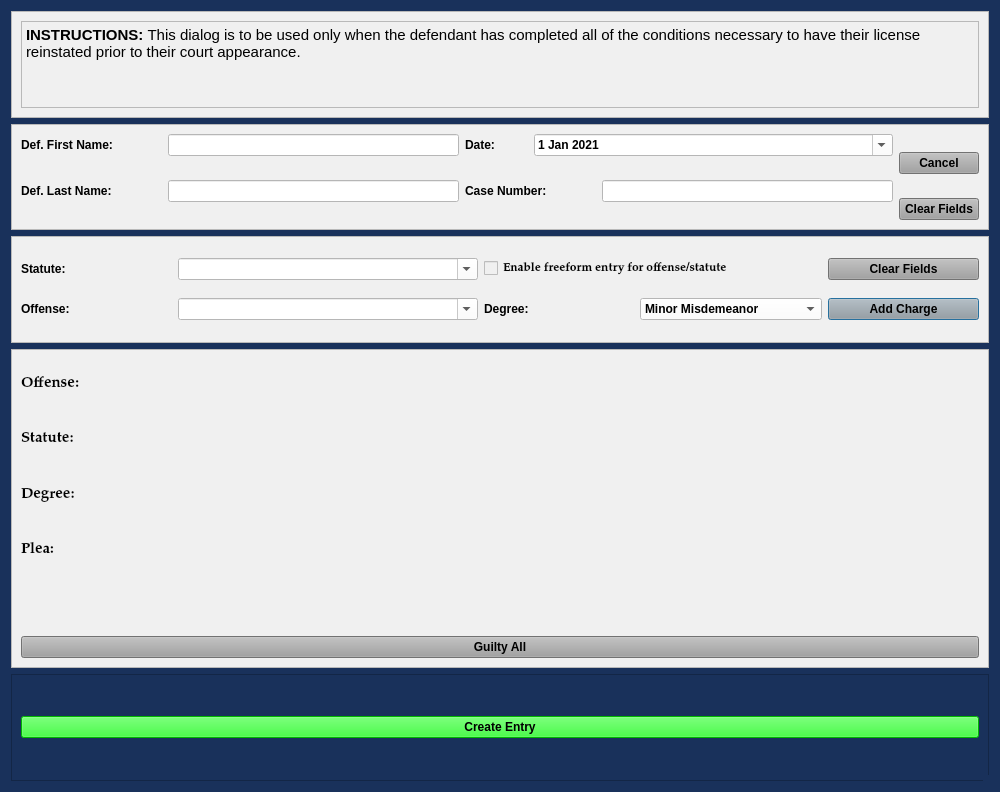
<?xml version="1.0" encoding="UTF-8"?>
<ui version="4.0">
 <class>LeapPleaShortDialog</class>
 <widget class="QDialog" name="LeapPleaShortDialog">
  <property name="windowModality">
   <enum>Qt::NonModal</enum>
  </property>
  <property name="geometry">
   <rect>
    <x>0</x>
    <y>0</y>
    <width>1000</width>
    <height>792</height>
   </rect>
  </property>
  <property name="sizePolicy">
   <sizepolicy hsizetype="Fixed" vsizetype="Preferred">
    <horstretch>0</horstretch>
    <verstretch>0</verstretch>
   </sizepolicy>
  </property>
  <property name="minimumSize">
   <size>
    <width>0</width>
    <height>0</height>
   </size>
  </property>
  <property name="maximumSize">
   <size>
    <width>2500</width>
    <height>3500</height>
   </size>
  </property>
  <property name="palette">
   <palette>
    <active>
     <colorrole role="Button">
      <brush brushstyle="SolidPattern">
       <color alpha="255">
        <red>25</red>
        <green>49</green>
        <blue>91</blue>
       </color>
      </brush>
     </colorrole>
     <colorrole role="Base">
      <brush brushstyle="SolidPattern">
       <color alpha="255">
        <red>25</red>
        <green>49</green>
        <blue>91</blue>
       </color>
      </brush>
     </colorrole>
     <colorrole role="Window">
      <brush brushstyle="SolidPattern">
       <color alpha="255">
        <red>25</red>
        <green>49</green>
        <blue>91</blue>
       </color>
      </brush>
     </colorrole>
    </active>
    <inactive>
     <colorrole role="Button">
      <brush brushstyle="SolidPattern">
       <color alpha="255">
        <red>25</red>
        <green>49</green>
        <blue>91</blue>
       </color>
      </brush>
     </colorrole>
     <colorrole role="Base">
      <brush brushstyle="SolidPattern">
       <color alpha="255">
        <red>25</red>
        <green>49</green>
        <blue>91</blue>
       </color>
      </brush>
     </colorrole>
     <colorrole role="Window">
      <brush brushstyle="SolidPattern">
       <color alpha="255">
        <red>25</red>
        <green>49</green>
        <blue>91</blue>
       </color>
      </brush>
     </colorrole>
    </inactive>
    <disabled>
     <colorrole role="Button">
      <brush brushstyle="SolidPattern">
       <color alpha="255">
        <red>25</red>
        <green>49</green>
        <blue>91</blue>
       </color>
      </brush>
     </colorrole>
     <colorrole role="Base">
      <brush brushstyle="SolidPattern">
       <color alpha="255">
        <red>25</red>
        <green>49</green>
        <blue>91</blue>
       </color>
      </brush>
     </colorrole>
     <colorrole role="Window">
      <brush brushstyle="SolidPattern">
       <color alpha="255">
        <red>25</red>
        <green>49</green>
        <blue>91</blue>
       </color>
      </brush>
     </colorrole>
    </disabled>
   </palette>
  </property>
  <property name="font">
   <font>
    <family>Palatino Linotype</family>
    <pointsize>11</pointsize>
    <weight>75</weight>
    <italic>false</italic>
    <bold>true</bold>
   </font>
  </property>
  <property name="windowTitle">
   <string>Leap Plea Pre-Court Completion Case Information</string>
  </property>
  <property name="toolTip">
   <string/>
  </property>
  <property name="styleSheet">
   <string notr="true">background-color: rgb(25, 49, 91);
font: 75 11pt &quot;Palatino Linotype&quot;;
font-weight: bold;</string>
  </property>
  <property name="sizeGripEnabled">
   <bool>true</bool>
  </property>
  <property name="modal">
   <bool>true</bool>
  </property>
  <layout class="QVBoxLayout" name="verticalLayout" stretch="1,1,1,3,1">
   <item>
    <widget class="QFrame" name="frame_2">
     <property name="styleSheet">
      <string notr="true">background-color: rgb(240, 240, 240);</string>
     </property>
     <property name="frameShape">
      <enum>QFrame::StyledPanel</enum>
     </property>
     <property name="frameShadow">
      <enum>QFrame::Raised</enum>
     </property>
     <layout class="QVBoxLayout" name="verticalLayout_3">
      <item>
       <widget class="QTextBrowser" name="textBrowser">
        <property name="html">
         <string>&lt;!DOCTYPE HTML PUBLIC &quot;-//W3C//DTD HTML 4.0//EN&quot; &quot;http://www.w3.org/TR/REC-html40/strict.dtd&quot;&gt;
&lt;html&gt;&lt;head&gt;&lt;meta name=&quot;qrichtext&quot; content=&quot;1&quot; /&gt;&lt;style type=&quot;text/css&quot;&gt;
p, li { white-space: pre-wrap; }
&lt;/style&gt;&lt;/head&gt;&lt;body style=&quot; font-family:'Palatino Linotype'; font-size:11pt; font-weight:600; font-style:normal;&quot;&gt;
&lt;p style=&quot; margin-top:0px; margin-bottom:0px; margin-left:0px; margin-right:0px; -qt-block-indent:0; text-indent:0px;&quot;&gt;INSTRUCTIONS: &lt;span style=&quot; font-weight:400;&quot;&gt;This dialog is to be used only when the defendant has completed all of the conditions necessary to have their license reinstated prior to their court appearance. &lt;/span&gt;&lt;/p&gt;&lt;/body&gt;&lt;/html&gt;</string>
        </property>
       </widget>
      </item>
     </layout>
    </widget>
   </item>
   <item>
    <widget class="QFrame" name="frame_3">
     <property name="styleSheet">
      <string notr="true">background-color: rgb(240, 240, 240);</string>
     </property>
     <property name="frameShape">
      <enum>QFrame::StyledPanel</enum>
     </property>
     <property name="frameShadow">
      <enum>QFrame::Raised</enum>
     </property>
     <layout class="QGridLayout" name="gridLayout">
      <item row="0" column="0">
       <widget class="QLabel" name="label">
        <property name="minimumSize">
         <size>
          <width>141</width>
          <height>0</height>
         </size>
        </property>
        <property name="text">
         <string>Def. First Name:</string>
        </property>
       </widget>
      </item>
      <item row="0" column="1">
       <widget class="QLineEdit" name="defendant_first_name_lineEdit">
        <property name="maximumSize">
         <size>
          <width>500</width>
          <height>16777215</height>
         </size>
        </property>
        <property name="styleSheet">
         <string notr="true">background-color: rgb(255, 255, 255);</string>
        </property>
       </widget>
      </item>
      <item row="0" column="2">
       <widget class="QLabel" name="label_26">
        <property name="text">
         <string>Date:</string>
        </property>
       </widget>
      </item>
      <item row="0" column="3" colspan="2">
       <widget class="QDateEdit" name="plea_trial_date">
        <property name="focusPolicy">
         <enum>Qt::NoFocus</enum>
        </property>
        <property name="styleSheet">
         <string notr="true">background-color: rgb(255, 255, 255);</string>
        </property>
        <property name="minimumDate">
         <date>
          <year>2021</year>
          <month>1</month>
          <day>1</day>
         </date>
        </property>
        <property name="calendarPopup">
         <bool>true</bool>
        </property>
        <property name="date">
         <date>
          <year>2021</year>
          <month>1</month>
          <day>1</day>
         </date>
        </property>
       </widget>
      </item>
      <item row="0" column="5" rowspan="2">
       <widget class="QPushButton" name="cancel_Button">
        <property name="focusPolicy">
         <enum>Qt::NoFocus</enum>
        </property>
        <property name="styleSheet">
         <string notr="true">background-color: rgb(160, 160, 160);</string>
        </property>
        <property name="text">
         <string>Cancel</string>
        </property>
       </widget>
      </item>
      <item row="1" column="0" rowspan="2">
       <widget class="QLabel" name="label_2">
        <property name="minimumSize">
         <size>
          <width>141</width>
          <height>0</height>
         </size>
        </property>
        <property name="text">
         <string>Def. Last Name:</string>
        </property>
       </widget>
      </item>
      <item row="1" column="1" rowspan="2">
       <widget class="QLineEdit" name="defendant_last_name_lineEdit">
        <property name="enabled">
         <bool>true</bool>
        </property>
        <property name="styleSheet">
         <string notr="true">background-color: rgb(255, 255, 255);</string>
        </property>
       </widget>
      </item>
      <item row="1" column="2" rowspan="2" colspan="2">
       <widget class="QLabel" name="label_3">
        <property name="minimumSize">
         <size>
          <width>131</width>
          <height>0</height>
         </size>
        </property>
        <property name="text">
         <string>Case Number:</string>
        </property>
       </widget>
      </item>
      <item row="1" column="4" rowspan="2">
       <widget class="QLineEdit" name="case_number_lineEdit">
        <property name="maximumSize">
         <size>
          <width>500</width>
          <height>16777215</height>
         </size>
        </property>
        <property name="styleSheet">
         <string notr="true">background-color: rgb(255, 255, 255);</string>
        </property>
       </widget>
      </item>
      <item row="2" column="5">
       <widget class="QPushButton" name="clear_fields_case_Button">
        <property name="focusPolicy">
         <enum>Qt::NoFocus</enum>
        </property>
        <property name="styleSheet">
         <string notr="true">background-color: rgb(160, 160, 160);</string>
        </property>
        <property name="text">
         <string>Clear Fields</string>
        </property>
       </widget>
      </item>
     </layout>
    </widget>
   </item>
   <item>
    <widget class="QFrame" name="frame">
     <property name="styleSheet">
      <string notr="true">background-color: rgb(240, 240, 240);</string>
     </property>
     <property name="frameShape">
      <enum>QFrame::StyledPanel</enum>
     </property>
     <property name="frameShadow">
      <enum>QFrame::Raised</enum>
     </property>
     <layout class="QGridLayout" name="gridLayout_2">
      <item row="0" column="0">
       <widget class="QLabel" name="label_6">
        <property name="text">
         <string>Statute:</string>
        </property>
       </widget>
      </item>
      <item row="0" column="1">
       <widget class="QComboBox" name="statute_choice_box">
        <property name="enabled">
         <bool>true</bool>
        </property>
        <property name="minimumSize">
         <size>
          <width>300</width>
          <height>0</height>
         </size>
        </property>
        <property name="focusPolicy">
         <enum>Qt::WheelFocus</enum>
        </property>
        <property name="styleSheet">
         <string notr="true">background-color: rgb(255, 255, 255);</string>
        </property>
        <property name="editable">
         <bool>true</bool>
        </property>
       </widget>
      </item>
      <item row="0" column="2" colspan="2">
       <widget class="QCheckBox" name="freeform_entry_checkBox">
        <property name="font">
         <font>
          <family>Palatino Linotype</family>
          <pointsize>9</pointsize>
          <weight>9</weight>
          <italic>false</italic>
          <bold>false</bold>
         </font>
        </property>
        <property name="focusPolicy">
         <enum>Qt::NoFocus</enum>
        </property>
        <property name="styleSheet">
         <string notr="true">font: 75 9pt &quot;Palatino Linotype&quot;;</string>
        </property>
        <property name="text">
         <string>Enable freeform entry for offense/statute</string>
        </property>
       </widget>
      </item>
      <item row="0" column="4">
       <widget class="QPushButton" name="clear_fields_charge_Button">
        <property name="focusPolicy">
         <enum>Qt::NoFocus</enum>
        </property>
        <property name="styleSheet">
         <string notr="true">background-color: rgb(160, 160, 160);</string>
        </property>
        <property name="text">
         <string>Clear Fields</string>
        </property>
       </widget>
      </item>
      <item row="1" column="0">
       <widget class="QLabel" name="label_15">
        <property name="text">
         <string>Offense:</string>
        </property>
       </widget>
      </item>
      <item row="1" column="1">
       <widget class="QComboBox" name="offense_choice_box">
        <property name="minimumSize">
         <size>
          <width>300</width>
          <height>0</height>
         </size>
        </property>
        <property name="styleSheet">
         <string notr="true">background-color: rgb(255, 255, 255);</string>
        </property>
        <property name="editable">
         <bool>true</bool>
        </property>
       </widget>
      </item>
      <item row="1" column="2">
       <widget class="QLabel" name="label_23">
        <property name="text">
         <string>Degree:</string>
        </property>
       </widget>
      </item>
      <item row="1" column="3">
       <widget class="QComboBox" name="degree_choice_box">
        <property name="enabled">
         <bool>true</bool>
        </property>
        <property name="focusPolicy">
         <enum>Qt::NoFocus</enum>
        </property>
        <property name="styleSheet">
         <string notr="true">background-color: rgb(255, 255, 255);</string>
        </property>
        <item>
         <property name="text">
          <string>Minor Misdemeanor</string>
         </property>
        </item>
        <item>
         <property name="text">
          <string>M1</string>
         </property>
        </item>
        <item>
         <property name="text">
          <string>M2</string>
         </property>
        </item>
        <item>
         <property name="text">
          <string>M3</string>
         </property>
        </item>
        <item>
         <property name="text">
          <string>M4</string>
         </property>
        </item>
        <item>
         <property name="text">
          <string>Unclassified Misdemeanor</string>
         </property>
        </item>
       </widget>
      </item>
      <item row="1" column="4">
       <widget class="QPushButton" name="add_charge_Button">
        <property name="styleSheet">
         <string notr="true">background-color: rgb(160, 160, 160);</string>
        </property>
        <property name="text">
         <string>Add Charge</string>
        </property>
       </widget>
      </item>
     </layout>
    </widget>
   </item>
   <item>
    <widget class="QFrame" name="frame_6">
     <property name="styleSheet">
      <string notr="true">background-color: rgb(240, 240, 240);</string>
     </property>
     <property name="frameShape">
      <enum>QFrame::StyledPanel</enum>
     </property>
     <property name="frameShadow">
      <enum>QFrame::Raised</enum>
     </property>
     <layout class="QGridLayout" name="gridLayout_3">
      <item row="0" column="0">
       <layout class="QGridLayout" name="charges_gridLayout">
        <item row="1" column="0">
         <widget class="QLabel" name="label_20">
          <property name="font">
           <font>
            <family>Palatino Linotype</family>
            <pointsize>11</pointsize>
            <weight>75</weight>
            <italic>false</italic>
            <bold>true</bold>
           </font>
          </property>
          <property name="text">
           <string>Statute:</string>
          </property>
         </widget>
        </item>
        <item row="2" column="0">
         <widget class="QLabel" name="label_21">
          <property name="font">
           <font>
            <family>Palatino Linotype</family>
            <pointsize>11</pointsize>
            <weight>75</weight>
            <italic>false</italic>
            <bold>true</bold>
           </font>
          </property>
          <property name="text">
           <string>Degree:</string>
          </property>
         </widget>
        </item>
        <item row="3" column="0">
         <widget class="QLabel" name="plea_label_1">
          <property name="font">
           <font>
            <family>Palatino Linotype</family>
            <pointsize>11</pointsize>
            <weight>75</weight>
            <italic>false</italic>
            <bold>true</bold>
           </font>
          </property>
          <property name="text">
           <string>Plea:</string>
          </property>
         </widget>
        </item>
        <item row="0" column="0">
         <widget class="QLabel" name="offense_label_1">
          <property name="font">
           <font>
            <family>Palatino Linotype</family>
            <pointsize>11</pointsize>
            <weight>75</weight>
            <italic>false</italic>
            <bold>true</bold>
           </font>
          </property>
          <property name="text">
           <string>Offense:</string>
          </property>
          <property name="wordWrap">
           <bool>true</bool>
          </property>
         </widget>
        </item>
        <item row="4" column="0">
         <widget class="QLabel" name="label_4">
          <property name="text">
           <string/>
          </property>
         </widget>
        </item>
       </layout>
      </item>
      <item row="1" column="0">
       <widget class="QPushButton" name="guilty_all_Button">
        <property name="focusPolicy">
         <enum>Qt::NoFocus</enum>
        </property>
        <property name="styleSheet">
         <string notr="true">background-color: rgb(160, 160, 160);</string>
        </property>
        <property name="text">
         <string>Guilty All</string>
        </property>
       </widget>
      </item>
     </layout>
    </widget>
   </item>
   <item>
    <widget class="QFrame" name="frame_4">
     <property name="styleSheet">
      <string notr="true">background-color: rgb(25, 49, 91);</string>
     </property>
     <property name="frameShape">
      <enum>QFrame::StyledPanel</enum>
     </property>
     <property name="frameShadow">
      <enum>QFrame::Raised</enum>
     </property>
     <layout class="QGridLayout" name="gridLayout_4">
      <item row="0" column="0">
       <widget class="QPushButton" name="create_entry_Button">
        <property name="styleSheet">
         <string notr="true">background-color: rgb(0, 255, 0);</string>
        </property>
        <property name="text">
         <string>Create Entry</string>
        </property>
        <property name="autoDefault">
         <bool>false</bool>
        </property>
       </widget>
      </item>
     </layout>
    </widget>
   </item>
  </layout>
 </widget>
 <tabstops>
  <tabstop>create_entry_Button</tabstop>
 </tabstops>
 <resources/>
 <connections/>
 <slots>
  <slot>create_entry()</slot>
  <slot>continue_dialog()</slot>
  <slot>close_window()</slot>
  <slot>set_dialog()</slot>
  <slot>update_case_information()</slot>
  <slot>ovi_dialog()</slot>
  <slot>sentencing_dialog()</slot>
  <slot>proceed_to_sentencing()</slot>
  <slot>proceed_to_ovi()</slot>
  <slot>add_charge()</slot>
  <slot>set_statute()</slot>
  <slot>set_pay_date()</slot>
  <slot>amend_offense()</slot>
  <slot>set_offense()</slot>
  <slot>add_charge_to_view()</slot>
  <slot>delete_charge()</slot>
  <slot>delete_charge_from_view()</slot>
  <slot>close_event()</slot>
  <slot>set_fra_in_file()</slot>
  <slot>set_fra_in_court()</slot>
  <slot>start_add_conditions_dialog()</slot>
  <slot>start_amend_offense_dialog()</slot>
 </slots>
</ui>
